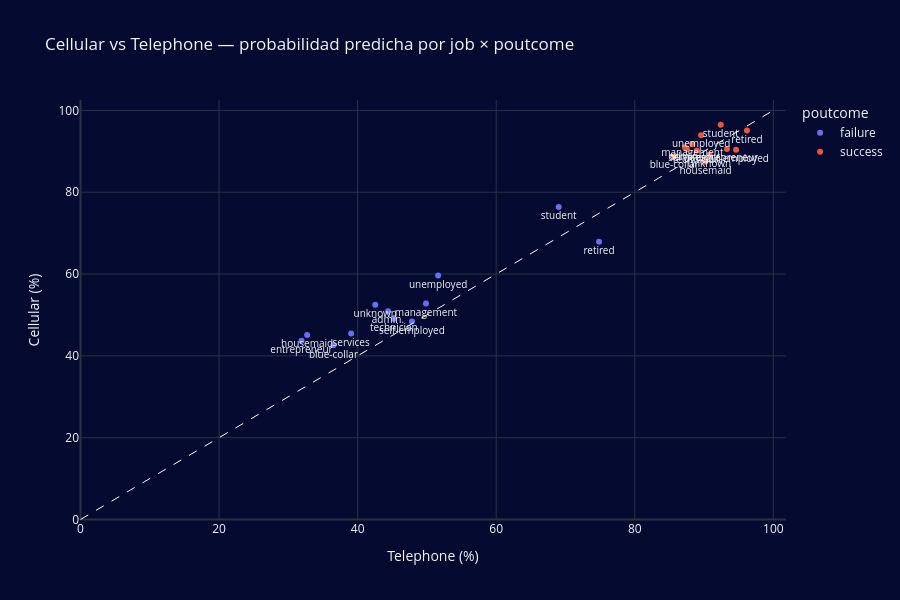

The notebook cell this image was saved under:
### Code cell
# Scatter: cellular vs telephone por job x poutcome
# Puntos sobre la diagonal = cellular gana, debajo = telephone gana

# Filtrar solo success y failure
scatter_filtered = scatter_pivot[scatter_pivot["poutcome"].isin(["success", "failure"])]

fig = px.scatter(
    scatter_filtered,
    x="telephone",
    y="cellular",
    color="poutcome",
    text="job",
    title="Cellular vs Telephone — probabilidad predicha por job × poutcome",
    labels={"telephone": "Telephone (%)", "cellular": "Cellular (%)"},
    hover_data=["job", "poutcome"]
)

# Línea diagonal de referencia y = x
fig.add_shape(type="line",
    x0=0, y0=0, x1=100, y1=100,
    line=dict(color="white", width=1, dash="dash")
)

fig.update_traces(textposition="bottom center", textfont_size=10)
fig.update_layout(height=600)
fig.show()

### Figure 1 — Plotly figure (JSON) as saved in the notebook; plotly's stock layout.template omitted (floating-point values rounded to 4 significant figures)
{"data": [{"customdata": [["admin.", "failure"], ["blue-collar", "failure"], ["entrepreneur", "failure"], ["housemaid", "failure"], ["management", "failure"], ["retired", "failure"], ["self-employed", "failure"], ["services", "failure"], ["student", "failure"], ["technician", "failure"], ["unemployed", "failure"], ["unknown", "failure"]], "hovertemplate": "poutcome=%{customdata[1]}<br>Telephone (%)=%{x}<br>Cellular (%)=%{y}<br>job=%{customdata[0]}<extra></extra>", "legendgroup": "failure", "marker": {"color": "#636efa", "symbol": "circle"}, "mode": "markers+text", "name": "failure", "orientation": "v", "showlegend": true, "text": ["admin.", "blue-collar", "entrepreneur", "housemaid", "management", "retired", "self-employed", "services", "student", "technician", "unemployed", "unknown"], "textfont": {"size": 10}, "textposition": "bottom center", "type": "scatter", "x": [44.38, 36.51, 31.9, 32.71, 49.86, 74.84, 47.84, 39.06, 69.02, 45.23, 51.62, 42.54], "xaxis": "x", "y": [50.92, 42.59, 43.69, 45.1, 52.8, 67.89, 48.39, 45.49, 76.36, 49.04, 59.63, 52.51], "yaxis": "y"}, {"customdata": [["admin.", "success"], ["blue-collar", "success"], ["entrepreneur", "success"], ["housemaid", "success"], ["management", "success"], ["retired", "success"], ["self-employed", "success"], ["services", "success"], ["student", "success"], ["technician", "success"], ["unemployed", "success"], ["unknown", "success"]], "hovertemplate": "poutcome=%{customdata[1]}<br>Telephone (%)=%{x}<br>Cellular (%)=%{y}<br>job=%{customdata[0]}<extra></extra>", "legendgroup": "success", "marker": {"color": "#EF553B", "symbol": "circle"}, "mode": "markers+text", "name": "success", "orientation": "v", "showlegend": true, "text": ["admin.", "blue-collar", "entrepreneur", "housemaid", "management", "retired", "self-employed", "services", "student", "technician", "unemployed", "unknown"], "textfont": {"size": 10}, "textposition": "bottom center", "type": "scatter", "x": [87.25, 85.7, 93.3, 90.21, 88.31, 96.19, 94.62, 87.51, 92.41, 88.94, 89.58, 90.79], "xaxis": "x", "y": [90.96, 88.82, 90.58, 87.46, 91.8, 95.06, 90.37, 90.56, 96.49, 90.22, 93.94, 89.23], "yaxis": "y"}], "layout": {"height": 600, "legend": {"title": {"text": "poutcome"}, "tracegroupgap": 0}, "shapes": [{"line": {"color": "white", "dash": "dash", "width": 1}, "type": "line", "x0": 0, "x1": 100, "y0": 0, "y1": 100}], "title": {"text": "Cellular vs Telephone — probabilidad predicha por job × poutcome"}, "xaxis": {"anchor": "y", "domain": [0, 1], "title": {"text": "Telephone (%)"}}, "yaxis": {"anchor": "x", "domain": [0, 1], "title": {"text": "Cellular (%)"}}}}
